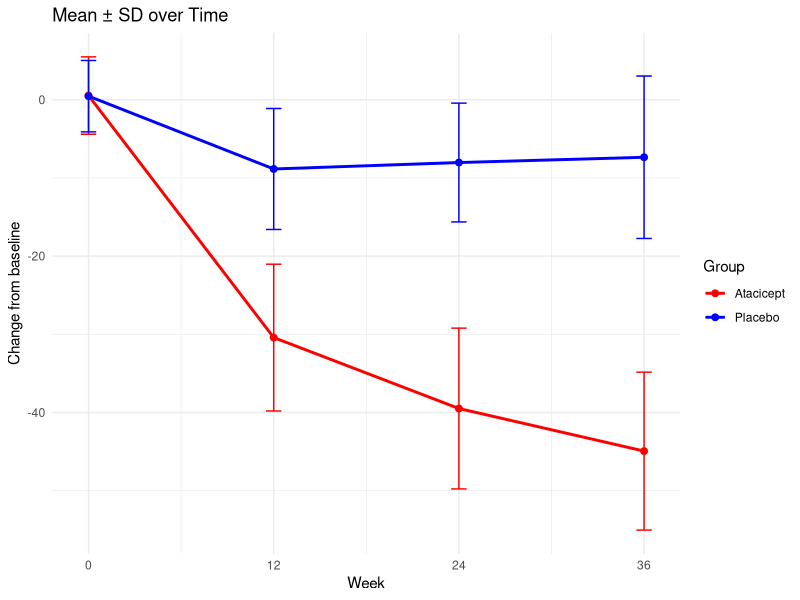

Reproduce this figure in R.
## ---- chunk 1
knitr::opts_chunk$set(echo = TRUE)
## ---- chunk 2
set.seed(123)

# 患者数
n_placebo <- 100
n_atacicept <- 100

# 週
weeks <- c(0, 12, 24, 36)

# 平均値（グラフ参考）
mean_placebo <- c(0, -8, -9, -7)       # おおよそグラフ通り
mean_atacicept <- c(0, -30, -38, -46)  # おおよそグラフ通り

# 標準偏差の推定（グラフのエラーバーから概算）
sd_placebo <- c(5, 8, 8, 10)
sd_atacicept <- c(5, 10, 10, 10)

# データフレーム作成
generate_group <- function(n, mean_vec, sd_vec, group_name){
  data <- data.frame(
    PatientID = 1:n
  )
  for(i in 1:length(weeks)){
    week <- weeks[i]
    data[[paste0("Week", week)]] <- rnorm(n, mean = mean_vec[i], sd = sd_vec[i])
  }
  data$Group <- group_name
  return(data)
}

placebo_data <- generate_group(n_placebo, mean_placebo, sd_placebo, "Placebo")
atacicept_data <- generate_group(n_atacicept, mean_atacicept, sd_atacicept, "Atacicept")

# 結合
full_data <- rbind(placebo_data, atacicept_data)

# 確認
head(full_data)
summary(full_data)

#平均とSDの折れ線グラフの作成
#データをlong形式に変換
library(dplyr)
library(tidyr)

long_data <- full_data %>%
  pivot_longer(
    cols = starts_with("Week"),
    names_to = "Week",
    values_to = "Value"
  ) %>%
  mutate(Week = as.numeric(gsub("Week", "", Week)))  # Week列を数値に変換

head(long_data)

#平均とSDを計算
summary_data <- long_data %>%
  group_by(Group, Week) %>%
  summarise(
    mean_value = mean(Value),
    sd_value = sd(Value),
    .groups = "drop"
  )

summary_data

#折れ線グラフの描写
library(ggplot2)

ggplot(summary_data, aes(x = Week, y = mean_value, color = Group, group = Group)) +
  geom_line(size = 1) +                # 平均値の折れ線
  geom_point(size = 2) +               # 平均値の点
  geom_errorbar(aes(ymin = mean_value - sd_value,
                    ymax = mean_value + sd_value),
                width = 1) +           # SDのエラーバー
  scale_x_continuous(breaks = c(0, 12, 24, 36)) +  # 横軸目盛を指定
  theme_minimal() +
  labs(x = "Week", y = "Change from baseline", 
       title = "Mean ± SD over Time") +
  scale_color_manual(values = c("Placebo" = "blue", "Atacicept" = "red"))

## ---- chunk 3

